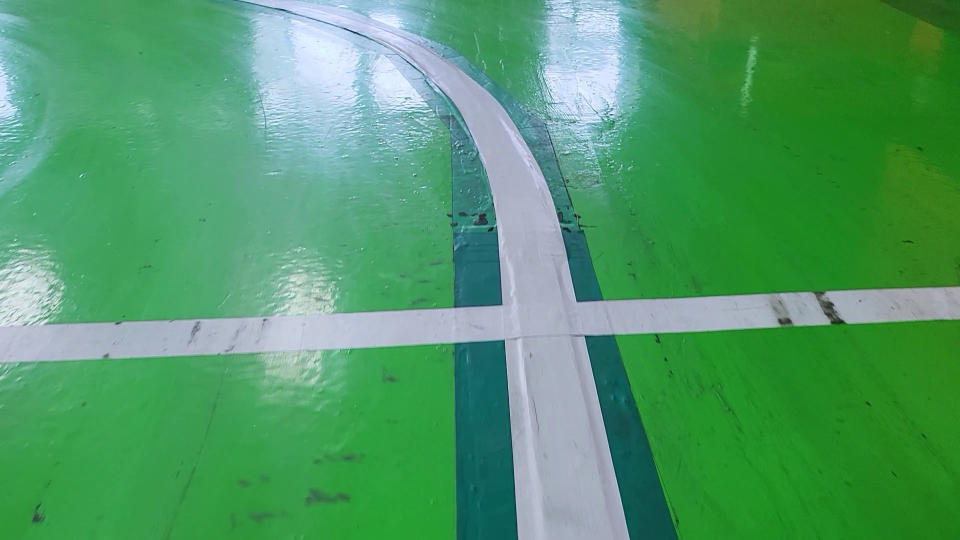
#> input picture frames/14.jpg, 1920 x 1080 px, given in place of 14.jpg.mp4, which was not available (shown at 1/2 size)
$ python main.py   (older library calls are emulated)
#> lines starting #> are read from the running program, lines starting #| are printed output that depends on the picture; after the words box and inside, x2 and y2 are one past the last pixel; in counts of white or black regions, pixels touching at a corner belong together; pictures that were not available may be replaced by others from this repository, and a replacement may not be noted
### util.py
import matplotlib.pyplot as plt
import numpy as np
import cv2
import os
import math

global left_fit_hist
left_fit_hist = np.array([])
#print(len(left_fit_hist))

global right_fit_hist
right_fit_hist = np.array([])

# roi = [x, w, y, h]
def line_info_init(frame, roi, lower, upper, margin=50):
    lines = _init_lines(frame, roi[0], roi[1], roi[2], roi[3], lower, upper)
    mid_x = (roi[0] + roi[1]) // 2
    candidates_Lside = []
    candidates_Rside = []
    for line in lines:
        x1, x2 = int(line[0][0]), int(line[0][2])
        if abs(x1 - x2) < margin:
            distance = abs(mid_x - x1)
            if x1 < mid_x:
                candidates_Lside.append(distance)
            else:
                candidates_Rside.append(distance)

    if len(candidates_Rside) == 0 or len(candidates_Lside) == 0:
        return -1

    candidates_Rside.sort()
    candidates_Lside.sort()
    line_width = candidates_Rside[0] + candidates_Lside[0]
    return line_width

def _init_lines(frame, x, w, y, h, lower, upper):
    gray = cv2.cvtColor(frame, cv2.COLOR_BGR2GRAY)
    roi = gray[y:y+h, x:w+x]
    blur = cv2.GaussianBlur(roi, (0, 0), 3, 3)
    white_mask = cv2.inRange(blur, lower, upper)
    extract = cv2.bitwise_and(blur, blur, mask=white_mask)
    canny = cv2.Canny(extract, 2000, 6000, apertureSize=5, L2gradient=True)
    lines = cv2.HoughLinesP(canny, 0.8, np.pi / 180, 90, minLineLength=75, maxLineGap=50)
    # print(f'number of detected lines: {len(lines)}')
    return lines

'''
아이디어 1
기울기, y절편을 구해서 선을 재구성
x = 0 , y절편 -> (0, y절편)
x = roi_h, 그에대한 y_val -> (roi,h, y_val)
같이 x, y값을 통해 직선의 좌표를 재구성하는 것

아이디어 2
과거 직전 프레임 몇개에서 라인 추출 좌표를 가져와서 비교?
'''


# [124 lines left out: functions line_judge, draw_grid, getLength, extract_frames, not called in this run]

''' 카메라 왜곡 교정 '''
#왜곡 계수 획득
'''def distortion_factors():
    #object 점들을 준비, 해당 샘플에서는 제공되는 체스판 보드에서 9*6의 코너들을 구별
    nx = 9
    ny = 6
    # object 점들은 현실의 점이고, 여기서 3D 좌표 행렬 메트릭스가 생성
    # z 좌표는 0, x, y는 체스판이 동일한 정사각형으로 만들어졌기 때문에 같은 거리
    objpoints = []
    imgpoints = []
    objp = np.zeros((6*9, 3), np.float32)
    objp[:, :2] = np.mgrid[0:9, 0:6].T.reshape(-1, 2)

    # calibration image들의 리스트 생성
    # 체스판 이미지가 있는 폴터의 이미지 이름 획득
    os.listdir('camera_cal/')
    cal_img_list = os.listdir('camera_cal/')

    for image_name in cal_img_list:
        import_from = 'camera_cal/' + image_name
        img = cv2.imread(import_from)
        # rgb2gray
        grayscale = cv2.cvtColor(img, cv2.COLOR_BGR2GRAY)
        # 체스판 보드의 코너들을 찾음
        ret, corners = cv2.findChessboardCorners(grayscale, (nx, ny), None)
        if ret == True:
            # 검출된 코더를 그리기
            imgpoints.append(corners)
            objpoints.append(objp)
        ret, mtrx, dist, rvecs, tvecs = cv2.calibrateCamera(objpoints, imgpoints, grayscale.shape[::-1], None, None)
        # test code
        # undist = cv2.undistort(img, mtx, dist, None, mtx)
        # export_to = 'camera_cal_undistorted/' + image_name
        # save the image in the destination folder
        # plt.imsave(export_to, undist)
    return mtrx, dist'''

'''
# Make bird's eye veiw
# bird's eye view의 형태로 이미지 변환
def warp(img, mtrx, dist):
    undist = cv2.undistort(img, mtrx, dist, None, mtrx)
    img_size = (img.shape[1], img.shape[0])
    offset = 300

    #본래 영상에서 찍힌 차선, 각 차선은 bird's eye view로 될떄 평행이 됨
    src = np.float32([(190, 720),
                      (596, 447),
                      (685, 447),
                      (1125, 720)
                      ])

    # 목적 영상에서 차선 적절히 평행해야 함
    dst = np.float([[offset, img_size[1]],
                    [offset, 0],
                    [img_size[0]-offset, 0],
                    [img_size[0]], img_size[1]
                    ])
    # bird's eye view로의 mtrx 및 역변환을 위한 mtrx를 구함
    mtrx = cv2.getPerspectiveTransform(src, dst)
    mtrx_inv = cv2.getPerspectiveTransform(dst, src)
    warped = cv2.warpPerspective(undist, mtrx, img_size)

    return warped, mtrx_inv
'''

''' 이진 임계치를 통해 이미지 처리 '''
# binary 임계치 이미지 처리
# [32 lines left out: function binary_thresholded, not called in this run]

''' 히스토그램을 이용하여 라인 검출 '''
# [112 lines left out: functions fine_lane_pixel_histogram, fit_poly, draw_poly_lines, not called in this run]

''' 앞 단계에서 검출된 선을 기반으로 라인 검출 '''
# [26 lines left out: function find_lane_pixel_prev_poly, not called in this run]

''' 자동차 위치와 곡률 계산 '''
# [32 lines left out: functions measure_curvature_meters, measure_position_meters, not called in this run]

''' 이미지 평면에 차선 구분 투영 및 차전 정보에 대한 텍스트를 추가 '''
# [25 lines left out: function project_lane_info, not called in this run]


left_fit_hist = np.array([])
right_fit_hist = np.array([])

### STEP 8: Lane Finding Pipeline on Video ###
# [47 lines of commented-out code are left out]

### main.py
import numpy as np
import cv2
import os
import util

# define RGB code
Blue, Green, Red = (255, 0, 0), (0, 255, 0), (0, 0, 255)
# grayscale threshold
grayscale_lower_bound = np.array([200])
grayscale_upper_bound = np.array([255])

''' video file load '''
video_lst = os.listdir('video source')
cnt = 1
print('|---- video list ----|')
for file in video_lst:
    print(' ('+str(cnt) +')\t'+file)
    cnt += 1
print('|--------------------|')
print('Enter a video file name: ', end='')
video_name = input().strip()
#> the answer given: frames/14.jpg
capture = cv2.VideoCapture(f'video source/{video_name}.mp4') #video file load
if not capture.isOpened():
    raise Exception('fail to open a video file')
''' make a result video for test '''
fourcc = cv2.VideoWriter_fourcc(*'mp4v')
obj = cv2.VideoWriter(f'{video_name}_sample.mp4', fourcc, 30, (1920, 1080))

''' vdeo information init '''
# video frame rate & delay
frame_rate = capture.get(cv2.CAP_PROP_FPS)
frame_delay = int(1000 / round(frame_rate))
# video size & roi boundary
x, y = 0, 0
w, h = int(capture.get(cv2.CAP_PROP_FRAME_WIDTH)), int(capture.get(cv2.CAP_PROP_FRAME_HEIGHT))
mid_x, mid_y = (x+w)//2, (y+h)//2
''' can be customized(roi setting) '''
roi_x, roi_y = x+w, 300
roi_coordinate = [x, roi_x, y, roi_y]

''' init lane info '''
while True:
    ret, frame = capture.read()
#> frame is the input picture: shape (1080, 1920, 3); mean B, G, R 103.9, 154.4, 80
    if not ret:
        print('Lane Info Init fail')
        exit()
    # define lane width from first frame
    lane_width = util.line_info_init(frame, roi_coordinate, grayscale_lower_bound, grayscale_upper_bound)
#> in _init_lines, `gray = cv2.cvtColor(frame, cv2.COLOR_BGR2GRAY)`:
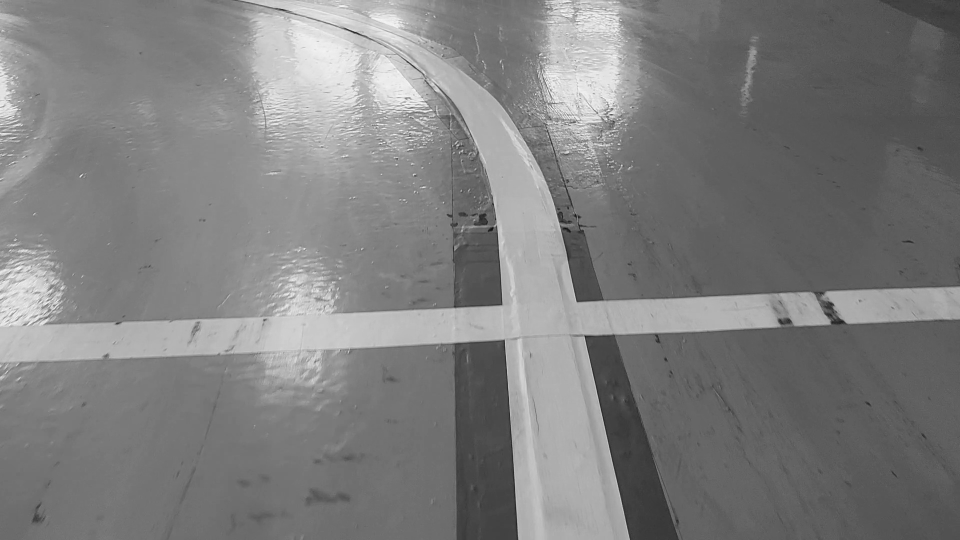
#> gray: shape (1080, 1920) (shown at 1/2 size); min 7, max 253, mean 126.4
#> in _init_lines, `roi = gray[y:y+h, x:w+x]`:
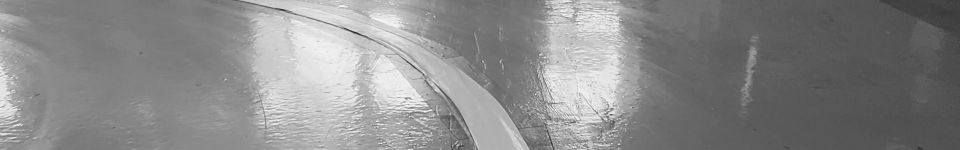
#> roi: shape (300, 1920) (shown at 1/2 size); min 26, max 251, mean 137.6
#> in _init_lines, `white_mask = cv2.inRange(blur, lower, upper)`:
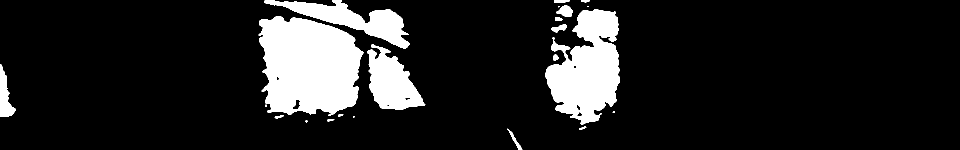
#> white_mask: shape (300, 1920) (shown at 1/2 size); 13.1% white; 22 white regions (6 under 20 px), largest, box (x1, y1, x2, y2) and area: (517, 32, 727, 232) 32388, (1090, 18, 1240, 249) 21920, (528, 0, 820, 97) 9330
#> in _init_lines, `extract = cv2.bitwise_and(blur, blur, mask=white_mask)`:
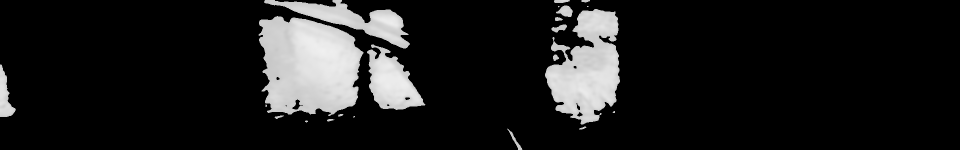
#> extract: shape (300, 1920) (shown at 1/2 size); min 0, max 240, mean 28.2
#> in _init_lines, `canny = cv2.Canny(extract, 2000, 6000, apertureSize=5, L2gradient=True)`:
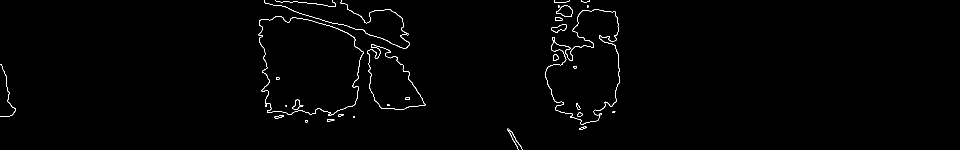
#> canny: shape (300, 1920) (shown at 1/2 size); 0.8% white in thin lines or dots, all inside (x1, y1, x2, y2) = (0, 0, 1240, 300)
#> in _init_lines, `lines = cv2.HoughLinesP(canny, 0.8, np.pi / 180, 90, minLineLength=75,..`: lines = [[528, 4, 670, 47]]
#> the loop in line_info_init, `for line in lines:` made 1 pass
#> (line, x1, x2) on pass 1: ([[528, 4, 670, 47]], 528, 670)
#> after the loop in line_info_init, `for line in lines:`: candidates_Lside = []
#> lane_width = -1
    if lane_width == -1:
        continue
    else:
        break

''' the factor for direction detecting of line(heuristic) '''
line_width_margin = 40
gradiant = 3

while True:
    ret, frame = capture.read()
    if not ret or cv2.waitKey(frame_delay) >= 0:
        break

    gray = cv2.cvtColor(frame, cv2.COLOR_BGR2GRAY)
    roi = gray[y:roi_y, x:roi_x]
    blur = cv2.GaussianBlur(roi, (0, 0), 2, 2)
    white_mask = cv2.inRange(blur, grayscale_lower_bound, grayscale_upper_bound)
    extract = cv2.bitwise_and(blur, blur, mask=white_mask)
    canny = cv2.Canny(extract, 2000, 6000, apertureSize=5, L2gradient=True)
    lines = cv2.HoughLinesP(canny, 0.8, np.pi / 180, 90, minLineLength=50, maxLineGap=150)

    if lines is None or len(lines) > 30:
        cv2.imshow(f"{video_name}.mp4", frame)
        continue

    left_cnt = right_cnt = straight_cnt = 0
    candidates = []
    for line in lines:
        x1, x2 = line[0][0], line[0][2]
        y1, y2 = line[0][1], line[0][3]
        candidates.append([x1, y1, x2, y2])
        # direction judgment using all detected lines
        if abs(x2 - x1) < 30:
            straight_cnt += 1
        # left
        elif (y2 - y1) > (-1) * gradiant * (x2 - x1):
            left_cnt += 1
        # right
        elif (y2 - y1) < gradiant * (x2 - x1):
            right_cnt += 1

    lane = util.line_judge(candidates, lane_width, line_width_margin)
    frame = util.draw_grid(frame, roi_coordinate)
    # x1, y1, x2, y2
    if len(lane) > 1:
        # only lane lines display
        for line in lane:
            x1, x2 = line[0], line[2]
            y1, y2 = line[1], line[3]
            cv2.line(frame, (x1, y1), (x2, y2), Red, 2)
        # text display
        result = max(left_cnt, right_cnt, straight_cnt)
        cv2.putText(frame, f"number of lines: {len(lines)}", (1200, 800), cv2.FONT_HERSHEY_SIMPLEX, 2, Red)
        cv2.putText(frame, f"L:{left_cnt} R:{right_cnt} S:{straight_cnt}", (1200, 900), cv2.FONT_HERSHEY_SIMPLEX, 2,Red)
        if result == straight_cnt:
            cv2.putText(frame, "Direction: straight", (1200, 1000), cv2.FONT_HERSHEY_SIMPLEX, 2, Red)
        elif result == right_cnt:
            cv2.putText(frame, "Direction: right", (1200, 1000), cv2.FONT_HERSHEY_SIMPLEX, 2, Red)
        else:
            cv2.putText(frame, "Direction: left", (1200, 1000), cv2.FONT_HERSHEY_SIMPLEX, 2, Red)

        obj.write(frame)
        cv2.imshow(f"{video_name}.mp4", frame)

obj.release()
capture.release()
